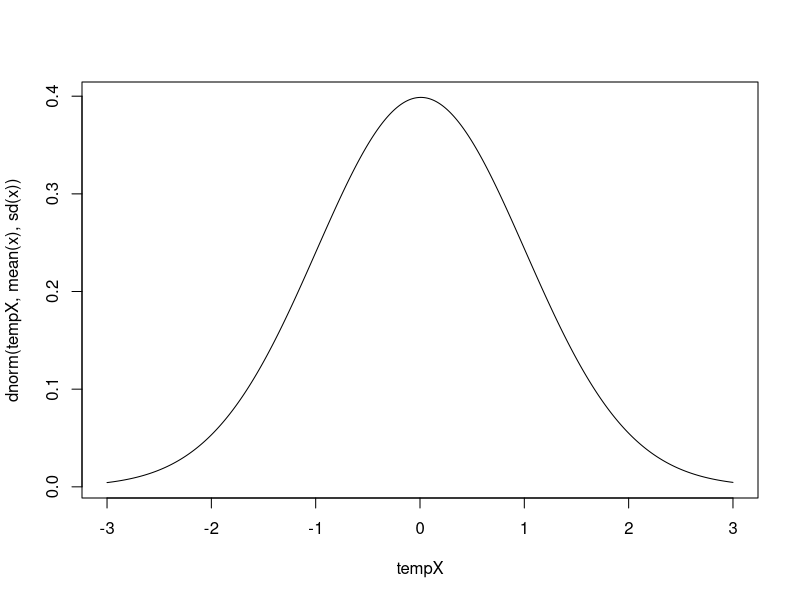

This figure's R source:
## Test what pixel marginals could look like
## NOTE: We need continuous marginals for a copula model, so I am using a normal distribution, 
## with >= 0 equal to 1, and < 0 equal to 0

p = 0.5
x = rbinom(1000, 1, p) * 2 - 1
tempX = seq(-3, 3, 0.001)
plot(tempX, dnorm(tempX, mean(x), sd(x)), type = "l")
#plot(tempX, dt(tempX, 50, mean(x)), type = "l")

# Calculate probabilities of being a black or white pixel
pBlack = pnorm(0, mean(x), sd(x))
#pBlack = pt(0, 5, mean(x))
pWhite = 1 - pBlack
print(c(pBlack, pWhite))
print(c(mean(x), sd(x)))